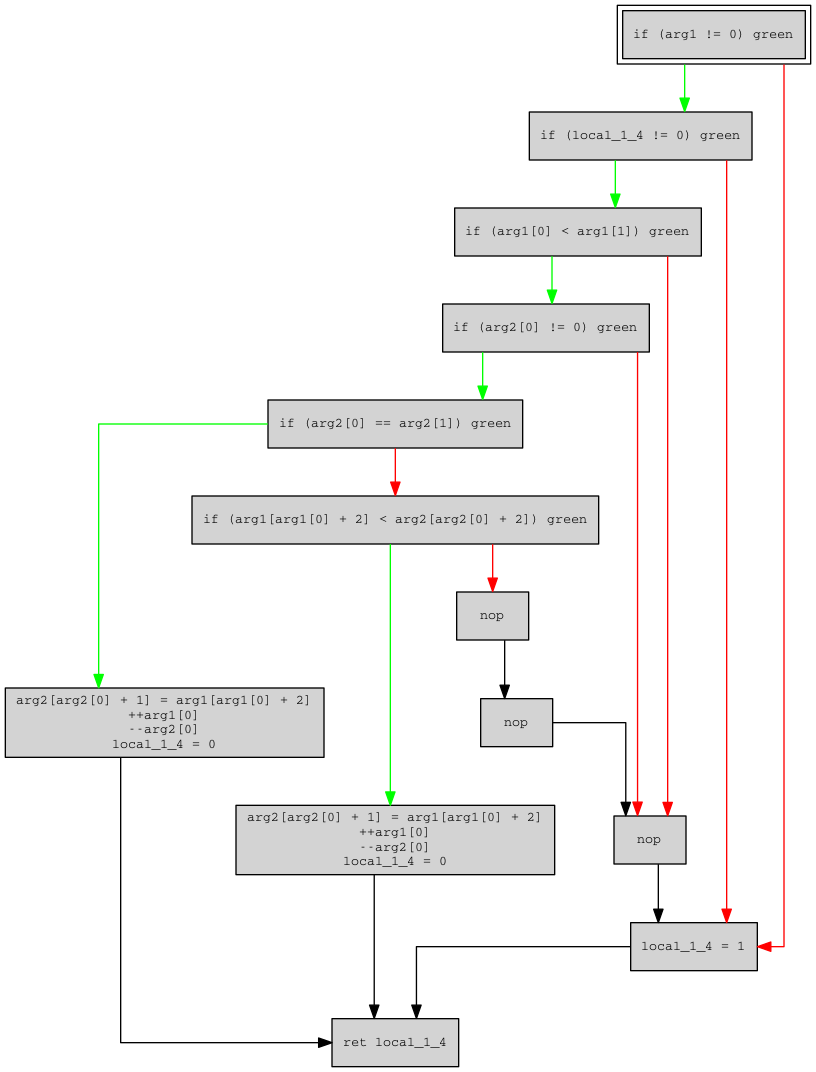

Generate this figure with Python:
#!/usr/bin/env python

import r2pipe
import json
from graphviz import Digraph


graph_attr = {'splines': 'ortho'}
node_attr = {'shape': 'box',
        'style': 'filled', 
        'fillcolor': 'lightgray',
        'fontname': 'Courier',
        'fontsize': '10',}

graph = Digraph(format='png', graph_attr=graph_attr, node_attr=node_attr)

graph.node('0x400d80', 'ret local_1_4')
graph.node('0x400ba4', 'if (local_1_4 != 0) green')
graph.node('0x400c02', 'if (arg2[0] == arg2[1]) green')
graph.node('0x400d6d', 'local_1_4 = 1')
graph.node('0x400c24', 'arg2[arg2[0] + 1] = arg1[arg1[0] + 2]\n++arg1[0]\n--arg2[0]\nlocal_1_4 = 0')
graph.node('0x400bc1', 'if (arg1[0] < arg1[1]) green')
graph.node('0x400c9d', 'if (arg1[arg1[0] + 2] < arg2[arg2[0] + 2]) green')
graph.node('0x400d61', 'nop')
graph.node('0x400cd0', 'arg2[arg2[0] + 1] = arg1[arg1[0] + 2]\n++arg1[0]\n--arg2[0]\nlocal_1_4 = 0')
graph.node('0x400d49', 'nop')
graph.node('0x400be3', 'if (arg2[0] != 0) green')
graph.node('0x400b84', 'if (arg1 != 0) green', peripheries = '2')
graph.node('0x400d55', 'nop')

r = r2pipe.open('jail_break_bin')
r.cmd('aaa')
r.cmd('s 0x00400960')
jes = r.cmd('pdf~je[1,4]')

controls = {}
for je in jes.splitlines():
    offset, jump = map(lambda x:int(x, 16), je.split(' '))

    bb = r.cmdj('pdbj @' + str(offset))
    try:
        sub, = (x for x in bb if 'sub eax, ' in x['opcode'])
        control = int(sub['opcode'].split(',')[1], 16)
        controls[control] = jump

    except ValueError:
        print('[WARN] Basic block at 0x%08x needs attention!' % bb[0]['offset'])
        continue

for offset in controls.values():
    bb = r.cmdj('pdbj @' + str(offset))
    try:
        control, = (x for x in bb if 'mov dword [rbp-local_4_4]' in x['opcode'])
    except ValueError:
        continue

    if control['size'] == 3:
        try:
            cmov, = (x for x in bb if x['type'] == 'cmov')
        except ValueError:
            print('[WARN] Basic block at 0x%08x needs attention!' % bb[0]['offset'])
            continue

        s = cmov['opcode'].split(' ')
        r1 = s[1][:-1]
        r2 = s[2]
        w1, = (x['opcode'] for x in bb if ('mov %s, 0x' % r1) in x['opcode'])
        w2, = (x['opcode'] for x in bb if ('mov %s, 0x' % r2) in x['opcode'])
        c1 = int(w1.split(',')[1], 16)
        c2 = int(w2.split(',')[1], 16)
        graph.edge('0x%06x' % offset, '0x%06x' % controls[c1], color = 'red')
        graph.edge('0x%06x' % offset, '0x%06x' % controls[c2], color = 'green')
    else:
        c = int(control['opcode'].split(',')[1], 16)
        graph.edge('0x%06x' % offset, '0x%06x' % controls[c])

graph.render('checkstep')
